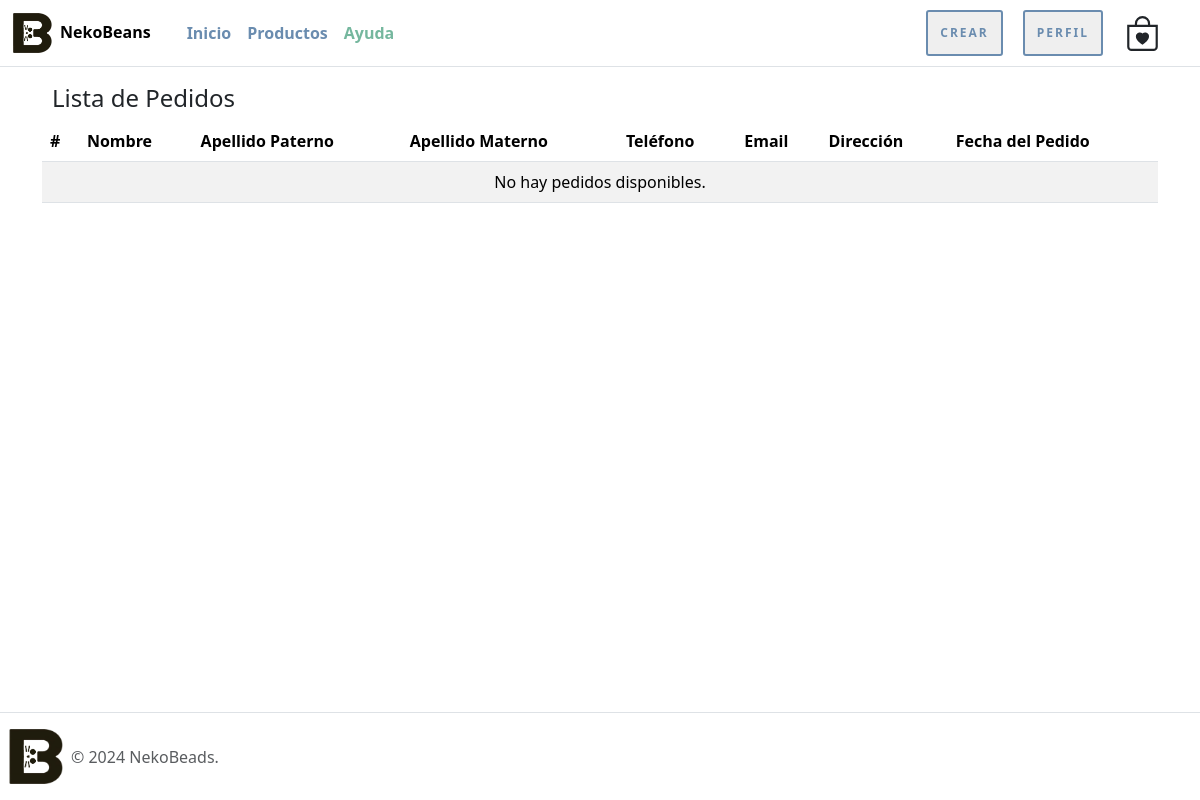
The app's page /pedidos/ (signed in), older data.
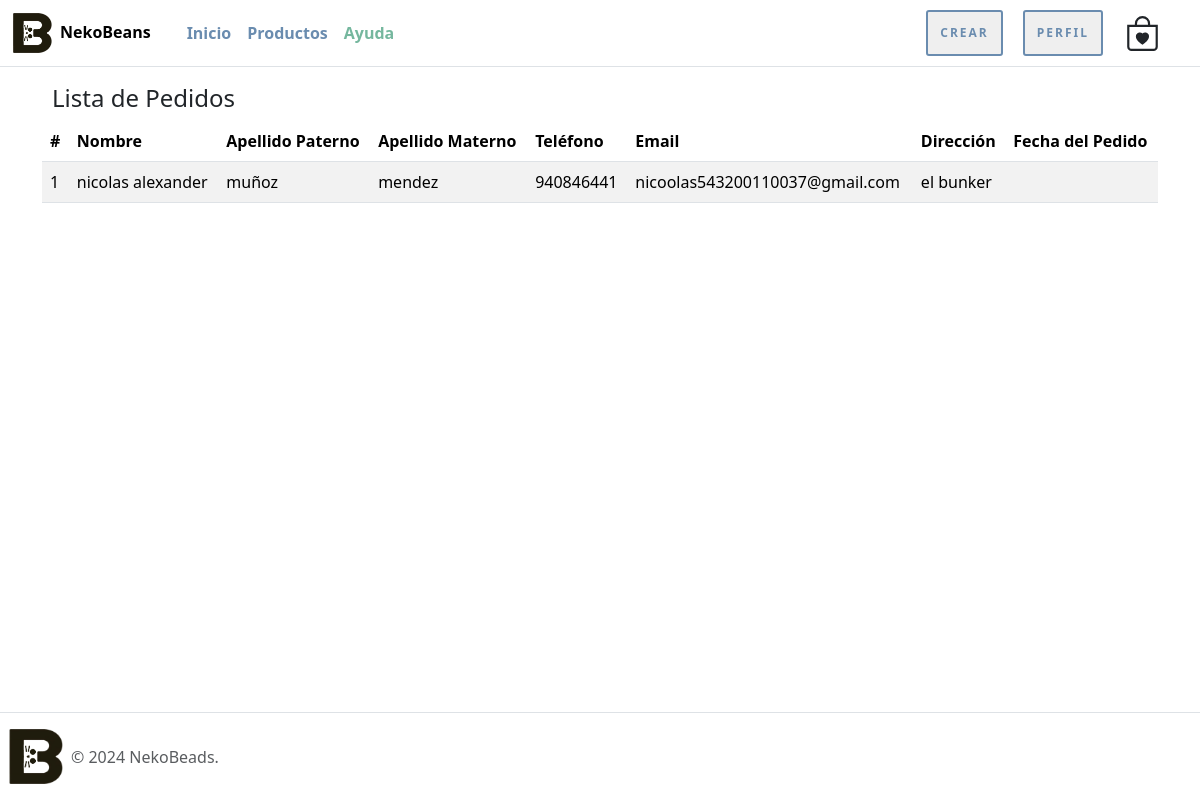
The same page, newer data.
### nekoBeansWeb/models.py (models this page shows, shortened)
class envio(models.Model):
    nickname = models.CharField(max_length=100)
    nombre = models.CharField(max_length=100)
    apellido_paterno = models.CharField(max_length=100)
    apellido_materno = models.CharField(max_length=100)
    telefono = models.CharField(max_length=20)
    email = models.EmailField()
    direccion = models.TextField()
    productos = models.TextField(default='No hay productos')  # Valor por defecto

### nekoBeansWeb/views.py (the view)
# urls.py: path('pedidos/', lista_pedidos, name='lista_pedidos'),
@login_required
def lista_pedidos(request):
    pedidos = envio.objects.all()  # Obtener todos los envíos
    return render(request, 'nekoBeansWeb/pedidos.html', {'pedidos': pedidos})

### nekoBeansWeb/templates/nekoBeansWeb/pedidos.html (shortened to what this page needs)
{% extends 'nekoBeansWeb/narvar_footer.html' %}
{% load static %}
{% block contenido %}
<div class="container mt-4">
    <div class="row">
        <div class="col-md-12">
            <h4 class="espacio-titulos">Lista de Pedidos</h4>
            <div class="table-responsive">
                <table class="table table-hover table-striped">
                    <thead class="thead-dark">
                        <tr>
                            <th scope="col">#</th>
                            <th scope="col">Nombre</th>
                            <th scope="col">Apellido Paterno</th>
                            <th scope="col">Apellido Materno</th>
                            <th scope="col">Teléfono</th>
                            <th scope="col">Email</th>
                            <th scope="col">Dirección</th>
                            <th scope="col">Fecha del Pedido</th>
                        </tr>
                    </thead>
                    <tbody>
                        {% for pedido in pedidos %}
                            <tr>
                                <td>{{ forloop.counter }}</td>
                                <td>{{ pedido.nombre }}</td>
                                <td>{{ pedido.apellido_paterno }}</td>
                                <td>{{ pedido.apellido_materno }}</td>
                                <td>{{ pedido.telefono }}</td>
                                <td>{{ pedido.email }}</td>
                                <td>{{ pedido.direccion }}</td>
                                <td>{{ pedido.fecha_pedido }}</td>
                            </tr>
                        {% empty %}
                            <tr>
                                <td colspan="8" class="text-center">No hay pedidos disponibles.</td>
                            </tr>
                        {% endfor %}
                    </tbody>
                </table>
            </div>
        </div>
    </div>
</div>
{% endblock %}

Row changes from the older to the newer data that the page shows:
added envio: nombre "nicolas alexander", apellido_paterno "muñoz", apellido_materno "mendez", telefono "940846441", email "nicoolas543200110037@gmail.com", direccion "el bunker"
Text that changed along with them:
text no longer shown: "No hay pedidos disponibles."
